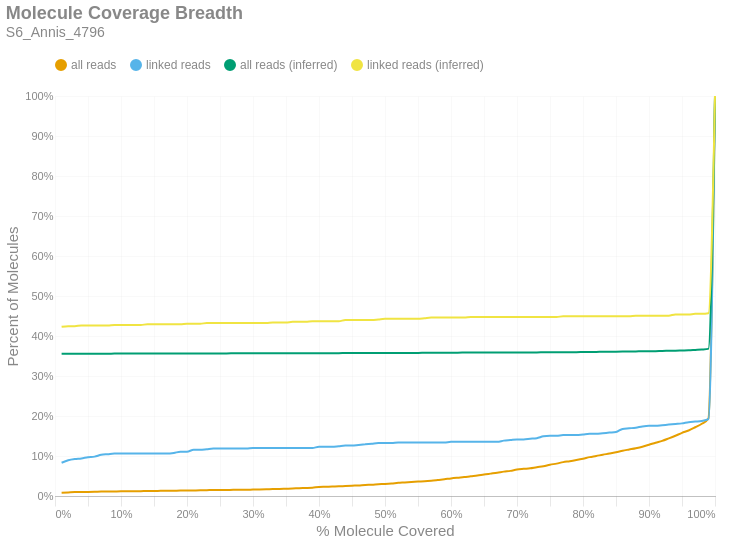

Source (notebook cell):
### Markdown cell above
### Molecule Read Coverage
This chart shows molecule coverage breadth as computed by the number of bases aligned to that molecule. In other words, "*how much of each unique long molecule is actually sequenced/aligned?*" Keep in mind there is a distinction between sequences and alignments, since some sequences belonging to a particular molecule may not align well and wouldn't appear in the alignment data. This chart also shows molecule coverage breadth as computed by the *inferred fragment* from which the aligned sequences originate. Unlike read coverage, this calculation takes into account the total insert size, including unsequenced gaps between the forward and reverse reads. Like the previous figures, these are cumulative percents.

### Code cell
if SKIPLR:
    print_html(f"Skipped")
else:
    binned_df = consolidated_hist(valids['coverage_bp'], mask, 0.01, True)
    binned_df_inf = consolidated_hist(valids['coverage_inserts'], mask, 0.01, True)
    binned_df = binned_df.with_columns(pl.lit(binned_df_inf['all reads (cumsum)']).alias('all reads (inferred)'))
    binned_df = binned_df.with_columns(pl.lit(binned_df_inf['linked reads (cumsum)']).alias('linked reads (inferred)'))
    binned_df = binned_df.with_columns(
        (pl.col('bin').cast(pl.Float64) + 0.01).alias('right_edge')
    )

    with SafeRender(binned_df):
        (
            density_plot(binned_df, 'Molecule Coverage Breadth', samplename, 'molcov', ['all reads (inferred)','linked reads (inferred)'])
            .encode(
                #x=alt.X('bin:Q', title="% Molecule Covered").axis(format = '%').scale(padding=0),
                x=alt.X('right_edge:Q', title="% Molecule Covered").axis(format='%').scale(padding=0),
                y=alt.Y('value:Q', title='Percent of Molecules')
                    .axis(format='%')
                    .stack(False)
                    .scale(domainMin=0, padding=0),
                color=alt.Color("key:N").scale(domain = ["all reads", "linked reads", "all reads (inferred)", "linked reads (inferred)"]),
                tooltip = [
                    alt.Tooltip("key:N", title = "Data Type"),
                    alt.Tooltip("range_label:N", title="% Molecule Covered"),
                    alt.Tooltip("value:Q", format = ".2%", title="% Molecules")
                ]
            )
        ).display()

### Figure 1 — Vega-Lite specification as saved in the notebook (floating-point values rounded to 4 significant figures)
{"width": "container", "height": 400, "config": {"title": {"anchor": "start", "dy": -15, "fontSize": 18, "color": "#888888", "subtitleColor": "#888888", "subtitleFontSize": 14}, "arc": {"fill": "#0072B2"}, "axis": {"domainColor": "#888888", "domainWidth": 0.5, "gridWidth": 0.2, "grid": false, "titleFontWeight": 400, "titleFontSize": 15, "labelFontSize": 11, "labelColor": "#888888", "tickColor": "#888888", "tickWidth": 0.2, "titleColor": "#888888"}, "axisBand": {"grid": false}, "axisX": {"grid": true, "tickSize": 10, "domainCap": "round"}, "axisY": {"domain": false, "grid": true, "tickSize": 0, "domainCap": "round"}, "background": "transparent", "header": {"labelFontSize": 15, "labelColor": "#888888", "titleFontSize": 15, "titleFontWeight": 600, "titleColor": "#888888"}, "legend": {"labelFont": "sans-serif", "labelFontSize": 12, "labelColor": "#888888", "symbolSize": 100, "symbolType": "circle", "titleFontSize": 12, "titlePadding": 10, "titleColor": "#888888", "title": null, "orient": "top"}, "range": {"category": ["#E69F00", "#56B4E9", "#009E73", "#F0E442", "#0072B2", "#D55E00", "#CC79A7", "#000000"], "diverging": ["#cfe8f3", "#a2d4ec", "#73bfe2", "#46abdb", "#1696d2", "#12719e"]}, "area": {"fill": "#0072B2", "fillOpacity": 0.7, "line": true, "strokeOpacity": 0.7}, "line": {"color": "#0072B2", "stroke": "#0072B2", "strokeWidth": 2}, "trail": {"color": "#0072B2", "stroke": "#0072B2", "strokeWidth": 0, "size": 1}, "point": {"filled": true, "fillOpacity": 1.0, "size": 95}, "text": {"color": "#888888", "fontSize": 11, "align": "right", "fontWeight": 400, "size": 11}, "bar": {"fill": "#0072B2", "stroke": null}, "view": {"stroke": null, "continuousWidth": 660, "continuousHeight": 400}}, "data": {"name": "data-e7c86b3cdbf562edaf1586b96749f6c4"}, "mark": {"type": "line", "interpolate": "monotone", "point": {"opacity": 0, "size": 275}}, "encoding": {"color": {"field": "key", "scale": {"domain": ["all reads", "linked reads", "all reads (inferred)", "linked reads (inferred)"]}, "type": "nominal"}, "tooltip": [{"field": "key", "title": "Data Type", "type": "nominal"}, {"field": "range_label", "title": "% Molecule Covered", "type": "nominal"}, {"field": "value", "format": ".2%", "title": "% Molecules", "type": "quantitative"}], "x": {"axis": {"format": "%"}, "field": "right_edge", "scale": {"padding": 0}, "title": "% Molecule Covered", "type": "quantitative"}, "y": {"axis": {"format": "%"}, "field": "value", "scale": {"domainMin": 0, "padding": 0}, "stack": false, "title": "Percent of Molecules", "type": "quantitative"}}, "params": [{"name": "param_c36ac31b6afebe62", "select": {"type": "point", "fields": ["key"]}, "bind": "legend"}], "title": {"text": "Molecule Coverage Breadth", "subtitle": "S6_Annis_4796"}, "transform": [{"fold": ["all reads (cumsum)", "linked reads (cumsum)", "all reads (inferred)", "linked reads (inferred)"]}, {"calculate": "replace(datum.key, ' (cumsum)', '')", "as": "key"}, {"filter": {"param": "param_c36ac31b6afebe62"}}], "usermeta": {"embedOptions": {"downloadFileName": "S6_Annis_4796.molcov"}}, "$schema": "https://vega.github.io/schema/vega-lite/v6.1.0.json", "datasets": {"data-e7c86b3cdbf562edaf1586b96749f6c4": [{"bin": "0.0", "interval": "0.0-0.01", "all reads": 0.008156, "linked reads": 0.08308, "all reads (cumsum)": 0.008156, "linked reads (cumsum)": 0.08308, "range_label": "0.0-0.01", "all reads (inferred)": 0.3555, "linked reads (inferred)": 0.4231, "right_edge": 0.01}, {"bin": "0.01", "interval": "0.01-0.02", "all reads": 0.0008066, "linked reads": 0.006154, "all reads (cumsum)": 0.008962, "linked reads (cumsum)": 0.08923, "range_label": "0.01-0.02", "all reads (inferred)": 0.3557, "linked reads (inferred)": 0.4246, "right_edge": 0.02}, {"bin": "0.02", "interval": "0.02-0.03", "all reads": 0.0008066, "linked reads": 0.003077, "all reads (cumsum)": 0.009769, "linked reads (cumsum)": 0.09231, "range_label": "0.02-0.03", "all reads (inferred)": 0.3557, "linked reads (inferred)": 0.4246, "right_edge": 0.03}, {"bin": "0.03", "interval": "0.03-0.04", "all reads": 0.0002689, "linked reads": 0.001538, "all reads (cumsum)": 0.01004, "linked reads (cumsum)": 0.09385, "range_label": "0.03-0.04", "all reads (inferred)": 0.3558, "linked reads (inferred)": 0.4262, "right_edge": 0.04}, {"bin": "0.04", "interval": "0.04-0.05", "all reads": 0.0002689, "linked reads": 0.003077, "all reads (cumsum)": 0.01031, "linked reads (cumsum)": 0.09692, "range_label": "0.04-0.05", "all reads (inferred)": 0.3559, "linked reads (inferred)": 0.4262, "right_edge": 0.05}, {"bin": "0.05", "interval": "0.05-0.06", "all reads": 0.0003585, "linked reads": 0.001538, "all reads (cumsum)": 0.01066, "linked reads (cumsum)": 0.09846, "range_label": "0.05-0.06", "all reads (inferred)": 0.3559, "linked reads (inferred)": 0.4262, "right_edge": 0.06}, {"bin": "0.06", "interval": "0.06-0.07", "all reads": 0.0004481, "linked reads": 0.004615, "all reads (cumsum)": 0.01111, "linked reads (cumsum)": 0.1031, "range_label": "0.06-0.07", "all reads (inferred)": 0.3559, "linked reads (inferred)": 0.4262, "right_edge": 0.07}, {"bin": "0.07", "interval": "0.07-0.08", "all reads": 0.0001792, "linked reads": 0.001538, "all reads (cumsum)": 0.01129, "linked reads (cumsum)": 0.1046, "range_label": "0.07-0.08", "all reads (inferred)": 0.3559, "linked reads (inferred)": 0.4262, "right_edge": 0.08}, {"bin": "0.08", "interval": "0.08-0.09", "all reads": 0.0001792, "linked reads": 0.001538, "all reads (cumsum)": 0.01147, "linked reads (cumsum)": 0.1062, "range_label": "0.08-0.09", "all reads (inferred)": 0.356, "linked reads (inferred)": 0.4277, "right_edge": 0.09}, {"bin": "0.09", "interval": "0.09-0.1", "all reads": 0.0001792, "linked reads": 0.0, "all reads (cumsum)": 0.01165, "linked reads (cumsum)": 0.1062, "range_label": "0.09-0.1", "all reads (inferred)": 0.356, "linked reads (inferred)": 0.4277, "right_edge": 0.1}, {"bin": "0.1", "interval": "0.1-0.11", "all reads": 8.962e-05, "linked reads": 0.0, "all reads (cumsum)": 0.01174, "linked reads (cumsum)": 0.1062, "range_label": "0.1-0.11", "all reads (inferred)": 0.3561, "linked reads (inferred)": 0.4277, "right_edge": 0.11}, {"bin": "0.11", "interval": "0.11-0.12", "all reads": 0.0002689, "linked reads": 0.0, "all reads (cumsum)": 0.01201, "linked reads (cumsum)": 0.1062, "range_label": "0.11-0.12", "all reads (inferred)": 0.3561, "linked reads (inferred)": 0.4277, "right_edge": 0.12}, {"bin": "0.12", "interval": "0.12-0.13", "all reads": 8.962e-05, "linked reads": 0.0, "all reads (cumsum)": 0.0121, "linked reads (cumsum)": 0.1062, "range_label": "0.12-0.13", "all reads (inferred)": 0.3561, "linked reads (inferred)": 0.4277, "right_edge": 0.13}, {"bin": "0.13", "interval": "0.13-0.14", "all reads": 0.0003585, "linked reads": 0.0, "all reads (cumsum)": 0.01246, "linked reads (cumsum)": 0.1062, "range_label": "0.13-0.14", "all reads (inferred)": 0.3562, "linked reads (inferred)": 0.4292, "right_edge": 0.14}, {"bin": "0.14", "interval": "0.14-0.15", "all reads": 0.0, "linked reads": 0.0, "all reads (cumsum)": 0.01246, "linked reads (cumsum)": 0.1062, "range_label": "0.14-0.15", "all reads (inferred)": 0.3562, "linked reads (inferred)": 0.4292, "right_edge": 0.15}, {"bin": "0.15", "interval": "0.15-0.16", "all reads": 0.0003585, "linked reads": 0.0, "all reads (cumsum)": 0.01282, "linked reads (cumsum)": 0.1062, "range_label": "0.15-0.16", "all reads (inferred)": 0.3562, "linked reads (inferred)": 0.4292, "right_edge": 0.16}, {"bin": "0.16", "interval": "0.16-0.17", "all reads": 8.962e-05, "linked reads": 0.0, "all reads (cumsum)": 0.01291, "linked reads (cumsum)": 0.1062, "range_label": "0.16-0.17", "all reads (inferred)": 0.3562, "linked reads (inferred)": 0.4292, "right_edge": 0.17}, {"bin": "0.17", "interval": "0.17-0.18", "all reads": 0.0001792, "linked reads": 0.001538, "all reads (cumsum)": 0.01308, "linked reads (cumsum)": 0.1077, "range_label": "0.17-0.18", "all reads (inferred)": 0.3562, "linked reads (inferred)": 0.4292, "right_edge": 0.18}, {"bin": "0.18", "interval": "0.18-0.19", "all reads": 0.0004481, "linked reads": 0.003077, "all reads (cumsum)": 0.01353, "linked reads (cumsum)": 0.1108, "range_label": "0.18-0.19", "all reads (inferred)": 0.3562, "linked reads (inferred)": 0.4292, "right_edge": 0.19}, {"bin": "0.19", "interval": "0.19-0.2", "all reads": 0.0, "linked reads": 0.0, "all reads (cumsum)": 0.01353, "linked reads (cumsum)": 0.1108, "range_label": "0.19-0.2", "all reads (inferred)": 0.3563, "linked reads (inferred)": 0.4308, "right_edge": 0.2}, {"bin": "0.2", "interval": "0.2-0.21", "all reads": 0.0003585, "linked reads": 0.004615, "all reads (cumsum)": 0.01389, "linked reads (cumsum)": 0.1154, "range_label": "0.2-0.21", "all reads (inferred)": 0.3563, "linked reads (inferred)": 0.4308, "right_edge": 0.21}, {"bin": "0.21", "interval": "0.21-0.22", "all reads": 0.0003585, "linked reads": 0.0, "all reads (cumsum)": 0.01425, "linked reads (cumsum)": 0.1154, "range_label": "0.21-0.22", "all reads (inferred)": 0.3563, "linked reads (inferred)": 0.4308, "right_edge": 0.22}, {"bin": "0.22", "interval": "0.22-0.23", "all reads": 0.0002689, "linked reads": 0.001538, "all reads (cumsum)": 0.01452, "linked reads (cumsum)": 0.1169, "range_label": "0.22-0.23", "all reads (inferred)": 0.3565, "linked reads (inferred)": 0.4323, "right_edge": 0.23}, {"bin": "0.23", "interval": "0.23-0.24", "all reads": 0.0004481, "linked reads": 0.001538, "all reads (cumsum)": 0.01497, "linked reads (cumsum)": 0.1185, "range_label": "0.23-0.24", "all reads (inferred)": 0.3565, "linked reads (inferred)": 0.4323, "right_edge": 0.24}, {"bin": "0.24", "interval": "0.24-0.25", "all reads": 0.0, "linked reads": 0.0, "all reads (cumsum)": 0.01497, "linked reads (cumsum)": 0.1185, "range_label": "0.24-0.25", "all reads (inferred)": 0.3565, "linked reads (inferred)": 0.4323, "right_edge": 0.25}, {"bin": "0.25", "interval": "0.25-0.26", "all reads": 8.962e-05, "linked reads": 0.0, "all reads (cumsum)": 0.01506, "linked reads (cumsum)": 0.1185, "range_label": "0.25-0.26", "all reads (inferred)": 0.3565, "linked reads (inferred)": 0.4323, "right_edge": 0.26}, {"bin": "0.26", "interval": "0.26-0.27", "all reads": 0.0002689, "linked reads": 0.0, "all reads (cumsum)": 0.01533, "linked reads (cumsum)": 0.1185, "range_label": "0.26-0.27", "all reads (inferred)": 0.3566, "linked reads (inferred)": 0.4323, "right_edge": 0.27}, {"bin": "0.27", "interval": "0.27-0.28", "all reads": 8.962e-05, "linked reads": 0.0, "all reads (cumsum)": 0.01541, "linked reads (cumsum)": 0.1185, "range_label": "0.27-0.28", "all reads (inferred)": 0.3567, "linked reads (inferred)": 0.4323, "right_edge": 0.28}, {"bin": "0.28", "interval": "0.28-0.29", "all reads": 0.0, "linked reads": 0.0, "all reads (cumsum)": 0.01541, "linked reads (cumsum)": 0.1185, "range_label": "0.28-0.29", "all reads (inferred)": 0.3567, "linked reads (inferred)": 0.4323, "right_edge": 0.29}, {"bin": "0.29", "interval": "0.29-0.3", "all reads": 0.0005377, "linked reads": 0.001538, "all reads (cumsum)": 0.01595, "linked reads (cumsum)": 0.12, "range_label": "0.29-0.3", "all reads (inferred)": 0.3567, "linked reads (inferred)": 0.4323, "right_edge": 0.3}, {"bin": "0.3", "interval": "0.3-0.31", "all reads": 0.0001792, "linked reads": 0.0, "all reads (cumsum)": 0.01613, "linked reads (cumsum)": 0.12, "range_label": "0.3-0.31", "all reads (inferred)": 0.3567, "linked reads (inferred)": 0.4323, "right_edge": 0.31}, {"bin": "0.31", "interval": "0.31-0.32", "all reads": 0.0004481, "linked reads": 0.0, "all reads (cumsum)": 0.01658, "linked reads (cumsum)": 0.12, "range_label": "0.31-0.32", "all reads (inferred)": 0.3567, "linked reads (inferred)": 0.4323, "right_edge": 0.32}, {"bin": "0.32", "interval": "0.32-0.33", "all reads": 0.000717, "linked reads": 0.0, "all reads (cumsum)": 0.0173, "linked reads (cumsum)": 0.12, "range_label": "0.32-0.33", "all reads (inferred)": 0.3568, "linked reads (inferred)": 0.4338, "right_edge": 0.33}, {"bin": "0.33", "interval": "0.33-0.34", "all reads": 0.0003585, "linked reads": 0.0, "all reads (cumsum)": 0.01766, "linked reads (cumsum)": 0.12, "range_label": "0.33-0.34", "all reads (inferred)": 0.3568, "linked reads (inferred)": 0.4338, "right_edge": 0.34}, {"bin": "0.34", "interval": "0.34-0.35", "all reads": 0.0005377, "linked reads": 0.0, "all reads (cumsum)": 0.01819, "linked reads (cumsum)": 0.12, "range_label": "0.34-0.35", "all reads (inferred)": 0.3568, "linked reads (inferred)": 0.4338, "right_edge": 0.35}, {"bin": "0.35", "interval": "0.35-0.36", "all reads": 0.0005377, "linked reads": 0.0, "all reads (cumsum)": 0.01873, "linked reads (cumsum)": 0.12, "range_label": "0.35-0.36", "all reads (inferred)": 0.3569, "linked reads (inferred)": 0.4354, "right_edge": 0.36}, {"bin": "0.36", "interval": "0.36-0.37", "all reads": 0.0008962, "linked reads": 0.0, "all reads (cumsum)": 0.01963, "linked reads (cumsum)": 0.12, "range_label": "0.36-0.37", "all reads (inferred)": 0.3569, "linked reads (inferred)": 0.4354, "right_edge": 0.37}, {"bin": "0.37", "interval": "0.37-0.38", "all reads": 0.0005377, "linked reads": 0.0, "all reads (cumsum)": 0.02016, "linked reads (cumsum)": 0.12, "range_label": "0.37-0.38", "all reads (inferred)": 0.3569, "linked reads (inferred)": 0.4354, "right_edge": 0.38}, {"bin": "0.38", "interval": "0.38-0.39", "all reads": 0.000717, "linked reads": 0.0, "all reads (cumsum)": 0.02088, "linked reads (cumsum)": 0.12, "range_label": "0.38-0.39", "all reads (inferred)": 0.3571, "linked reads (inferred)": 0.4369, "right_edge": 0.39}, {"bin": "0.39", "interval": "0.39-0.4", "all reads": 0.001613, "linked reads": 0.003077, "all reads (cumsum)": 0.0225, "linked reads (cumsum)": 0.1231, "range_label": "0.39-0.4", "all reads (inferred)": 0.3571, "linked reads (inferred)": 0.4369, "right_edge": 0.4}, {"bin": "0.4", "interval": "0.4-0.41", "all reads": 0.0005377, "linked reads": 0.0, "all reads (cumsum)": 0.02303, "linked reads (cumsum)": 0.1231, "range_label": "0.4-0.41", "all reads (inferred)": 0.3571, "linked reads (inferred)": 0.4369, "right_edge": 0.41}, {"bin": "0.41", "interval": "0.41-0.42", "all reads": 0.0006274, "linked reads": 0.0, "all reads (cumsum)": 0.02366, "linked reads (cumsum)": 0.1231, "range_label": "0.41-0.42", "all reads (inferred)": 0.3571, "linked reads (inferred)": 0.4369, "right_edge": 0.42}, {"bin": "0.42", "interval": "0.42-0.43", "all reads": 0.0004481, "linked reads": 0.001538, "all reads (cumsum)": 0.02411, "linked reads (cumsum)": 0.1246, "range_label": "0.42-0.43", "all reads (inferred)": 0.3571, "linked reads (inferred)": 0.4369, "right_edge": 0.43}, {"bin": "0.43", "interval": "0.43-0.44", "all reads": 0.0009858, "linked reads": 0.001538, "all reads (cumsum)": 0.02509, "linked reads (cumsum)": 0.1262, "range_label": "0.43-0.44", "all reads (inferred)": 0.3574, "linked reads (inferred)": 0.44, "right_edge": 0.44}, {"bin": "0.44", "interval": "0.44-0.45", "all reads": 0.0008066, "linked reads": 0.0, "all reads (cumsum)": 0.0259, "linked reads (cumsum)": 0.1262, "range_label": "0.44-0.45", "all reads (inferred)": 0.3575, "linked reads (inferred)": 0.44, "right_edge": 0.45}, {"bin": "0.45", "interval": "0.45-0.46", "all reads": 0.0006274, "linked reads": 0.001538, "all reads (cumsum)": 0.02653, "linked reads (cumsum)": 0.1277, "range_label": "0.45-0.46", "all reads (inferred)": 0.3575, "linked reads (inferred)": 0.44, "right_edge": 0.46}, {"bin": "0.46", "interval": "0.46-0.47", "all reads": 0.001255, "linked reads": 0.001538, "all reads (cumsum)": 0.02778, "linked reads (cumsum)": 0.1292, "range_label": "0.46-0.47", "all reads (inferred)": 0.3575, "linked reads (inferred)": 0.44, "right_edge": 0.47}, {"bin": "0.47", "interval": "0.47-0.48", "all reads": 0.0005377, "linked reads": 0.001538, "all reads (cumsum)": 0.02832, "linked reads (cumsum)": 0.1308, "range_label": "0.47-0.48", "all reads (inferred)": 0.3575, "linked reads (inferred)": 0.44, "right_edge": 0.48}, {"bin": "0.48", "interval": "0.48-0.49", "all reads": 0.001075, "linked reads": 0.001538, "all reads (cumsum)": 0.0294, "linked reads (cumsum)": 0.1323, "range_label": "0.48-0.49", "all reads (inferred)": 0.3576, "linked reads (inferred)": 0.4415, "right_edge": 0.49}, {"bin": "0.49", "interval": "0.49-0.5", "all reads": 0.0006274, "linked reads": 0.0, "all reads (cumsum)": 0.03002, "linked reads (cumsum)": 0.1323, "range_label": "0.49-0.5", "all reads (inferred)": 0.3577, "linked reads (inferred)": 0.4431, "right_edge": 0.5}, {"bin": "0.5", "interval": "0.5-0.51", "all reads": 0.001165, "linked reads": 0.0, "all reads (cumsum)": 0.03119, "linked reads (cumsum)": 0.1323, "range_label": "0.5-0.51", "all reads (inferred)": 0.3578, "linked reads (inferred)": 0.4431, "right_edge": 0.51}, {"bin": "0.51", "interval": "0.51-0.52", "all reads": 0.001792, "linked reads": 0.001538, "all reads (cumsum)": 0.03298, "linked reads (cumsum)": 0.1338, "range_label": "0.51-0.52", "all reads (inferred)": 0.3578, "linked reads (inferred)": 0.4431, "right_edge": 0.52}, {"bin": "0.52", "interval": "0.52-0.53", "all reads": 0.0009858, "linked reads": 0.0, "all reads (cumsum)": 0.03397, "linked reads (cumsum)": 0.1338, "range_label": "0.52-0.53", "all reads (inferred)": 0.3578, "linked reads (inferred)": 0.4431, "right_edge": 0.53}, {"bin": "0.53", "interval": "0.53-0.54", "all reads": 0.001165, "linked reads": 0.0, "all reads (cumsum)": 0.03513, "linked reads (cumsum)": 0.1338, "range_label": "0.53-0.54", "all reads (inferred)": 0.3578, "linked reads (inferred)": 0.4431, "right_edge": 0.54}, {"bin": "0.54", "interval": "0.54-0.55", "all reads": 0.0009858, "linked reads": 0.0, "all reads (cumsum)": 0.03612, "linked reads (cumsum)": 0.1338, "range_label": "0.54-0.55", "all reads (inferred)": 0.3578, "linked reads (inferred)": 0.4431, "right_edge": 0.55}, {"bin": "0.55", "interval": "0.55-0.56", "all reads": 0.000717, "linked reads": 0.0, "all reads (cumsum)": 0.03683, "linked reads (cumsum)": 0.1338, "range_label": "0.55-0.56", "all reads (inferred)": 0.358, "linked reads (inferred)": 0.4446, "right_edge": 0.56}, {"bin": "0.56", "interval": "0.56-0.57", "all reads": 0.001344, "linked reads": 0.0, "all reads (cumsum)": 0.03818, "linked reads (cumsum)": 0.1338, "range_label": "0.56-0.57", "all reads (inferred)": 0.3582, "linked reads (inferred)": 0.4462, "right_edge": 0.57}, {"bin": "0.57", "interval": "0.57-0.58", "all reads": 0.001792, "linked reads": 0.0, "all reads (cumsum)": 0.03997, "linked reads (cumsum)": 0.1338, "range_label": "0.57-0.58", "all reads (inferred)": 0.3583, "linked reads (inferred)": 0.4462, "right_edge": 0.58}, {"bin": "0.58", "interval": "0.58-0.59", "all reads": 0.001882, "linked reads": 0.0, "all reads (cumsum)": 0.04185, "linked reads (cumsum)": 0.1338, "range_label": "0.58-0.59", "all reads (inferred)": 0.3583, "linked reads (inferred)": 0.4462, "right_edge": 0.59}, {"bin": "0.59", "interval": "0.59-0.6", "all reads": 0.002151, "linked reads": 0.001538, "all reads (cumsum)": 0.044, "linked reads (cumsum)": 0.1354, "range_label": "0.59-0.6", "all reads (inferred)": 0.3584, "linked reads (inferred)": 0.4462, "right_edge": 0.6}, {"bin": "0.6", "interval": "0.6-0.61", "all reads": 0.001703, "linked reads": 0.0, "all reads (cumsum)": 0.04571, "linked reads (cumsum)": 0.1354, "range_label": "0.6-0.61", "all reads (inferred)": 0.3584, "linked reads (inferred)": 0.4462, "right_edge": 0.61}, {"bin": "0.61", "interval": "0.61-0.62", "all reads": 0.001524, "linked reads": 0.0, "all reads (cumsum)": 0.04723, "linked reads (cumsum)": 0.1354, "range_label": "0.61-0.62", "all reads (inferred)": 0.3585, "linked reads (inferred)": 0.4462, "right_edge": 0.62}, {"bin": "0.62", "interval": "0.62-0.63", "all reads": 0.002061, "linked reads": 0.0, "all reads (cumsum)": 0.04929, "linked reads (cumsum)": 0.1354, "range_label": "0.62-0.63", "all reads (inferred)": 0.3586, "linked reads (inferred)": 0.4477, "right_edge": 0.63}, {"bin": "0.63", "interval": "0.63-0.64", "all reads": 0.001792, "linked reads": 0.0, "all reads (cumsum)": 0.05108, "linked reads (cumsum)": 0.1354, "range_label": "0.63-0.64", "all reads (inferred)": 0.3588, "linked reads (inferred)": 0.4477, "right_edge": 0.64}, {"bin": "0.64", "interval": "0.64-0.65", "all reads": 0.002689, "linked reads": 0.0, "all reads (cumsum)": 0.05377, "linked reads (cumsum)": 0.1354, "range_label": "0.64-0.65", "all reads (inferred)": 0.3588, "linked reads (inferred)": 0.4477, "right_edge": 0.65}, {"bin": "0.65", "interval": "0.65-0.66", "all reads": 0.002151, "linked reads": 0.0, "all reads (cumsum)": 0.05592, "linked reads (cumsum)": 0.1354, "range_label": "0.65-0.66", "all reads (inferred)": 0.3589, "linked reads (inferred)": 0.4477, "right_edge": 0.66}, {"bin": "0.66", "interval": "0.66-0.67", "all reads": 0.002151, "linked reads": 0.0, "all reads (cumsum)": 0.05807, "linked reads (cumsum)": 0.1354, "range_label": "0.66-0.67", "all reads (inferred)": 0.359, "linked reads (inferred)": 0.4477, "right_edge": 0.67}, {"bin": "0.67", "interval": "0.67-0.68", "all reads": 0.002868, "linked reads": 0.003077, "all reads (cumsum)": 0.06094, "linked reads (cumsum)": 0.1385, "range_label": "0.67-0.68", "all reads (inferred)": 0.359, "linked reads (inferred)": 0.4477, "right_edge": 0.68}, {"bin": "0.68", "interval": "0.68-0.69", "all reads": 0.001882, "linked reads": 0.001538, "all reads (cumsum)": 0.06282, "linked reads (cumsum)": 0.14, "range_label": "0.68-0.69", "all reads (inferred)": 0.359, "linked reads (inferred)": 0.4477, "right_edge": 0.69}, {"bin": "0.69", "interval": "0.69-0.7", "all reads": 0.003226, "linked reads": 0.001538, "all reads (cumsum)": 0.06605, "linked reads (cumsum)": 0.1415, "range_label": "0.69-0.7", "all reads (inferred)": 0.359, "linked reads (inferred)": 0.4477, "right_edge": 0.7}, {"bin": "0.7", "interval": "0.7-0.71", "all reads": 0.001792, "linked reads": 0.0, "all reads (cumsum)": 0.06784, "linked reads (cumsum)": 0.1415, "range_label": "0.7-0.71", "all reads (inferred)": 0.359, "linked reads (inferred)": 0.4477, "right_edge": 0.71}, {"bin": "0.71", "interval": "0.71-0.72", "all reads": 0.001524, "linked reads": 0.001538, "all reads (cumsum)": 0.06937, "linked reads (cumsum)": 0.1431, "range_label": "0.71-0.72", "all reads (inferred)": 0.359, "linked reads (inferred)": 0.4477, "right_edge": 0.72}, {"bin": "0.72", "interval": "0.72-0.73", "all reads": 0.002778, "linked reads": 0.001538, "all reads (cumsum)": 0.07215, "linked reads (cumsum)": 0.1446, "range_label": "0.72-0.73", "all reads (inferred)": 0.359, "linked reads (inferred)": 0.4477, "right_edge": 0.73}, {"bin": "0.73", "interval": "0.73-0.74", "all reads": 0.002151, "linked reads": 0.004615, "all reads (cumsum)": 0.0743, "linked reads (cumsum)": 0.1492, "range_label": "0.73-0.74", "all reads (inferred)": 0.3591, "linked reads (inferred)": 0.4477, "right_edge": 0.74}, {"bin": "0.74", "interval": "0.74-0.75", "all reads": 0.004033, "linked reads": 0.001538, "all reads (cumsum)": 0.07833, "linked reads (cumsum)": 0.1508, "range_label": "0.74-0.75", "all reads (inferred)": 0.3592, "linked reads (inferred)": 0.4477, "right_edge": 0.75}, {"bin": "0.75", "interval": "0.75-0.76", "all reads": 0.002599, "linked reads": 0.0, "all reads (cumsum)": 0.08093, "linked reads (cumsum)": 0.1508, "range_label": "0.75-0.76", "all reads (inferred)": 0.3593, "linked reads (inferred)": 0.4477, "right_edge": 0.76}, {"bin": "0.76", "interval": "0.76-0.77", "all reads": 0.003764, "linked reads": 0.001538, "all reads (cumsum)": 0.08469, "linked reads (cumsum)": 0.1523, "range_label": "0.76-0.77", "all reads (inferred)": 0.3594, "linked reads (inferred)": 0.4492, "right_edge": 0.77}, {"bin": "0.77", "interval": "0.77-0.78", "all reads": 0.002241, "linked reads": 0.0, "all reads (cumsum)": 0.08693, "linked reads (cumsum)": 0.1523, "range_label": "0.77-0.78", "all reads (inferred)": 0.3596, "linked reads (inferred)": 0.4492, "right_edge": 0.78}, {"bin": "0.78", "interval": "0.78-0.79", "all reads": 0.002868, "linked reads": 0.0, "all reads (cumsum)": 0.0898, "linked reads (cumsum)": 0.1523, "range_label": "0.78-0.79", "all reads (inferred)": 0.3596, "linked reads (inferred)": 0.4492, "right_edge": 0.79}, {"bin": "0.79", "interval": "0.79-0.8", "all reads": 0.003316, "linked reads": 0.001538, "all reads (cumsum)": 0.09312, "linked reads (cumsum)": 0.1538, "range_label": "0.79-0.8", "all reads (inferred)": 0.3598, "linked reads (inferred)": 0.4492, "right_edge": 0.8}, {"bin": "0.8", "interval": "0.8-0.81", "all reads": 0.004033, "linked reads": 0.001538, "all reads (cumsum)": 0.09715, "linked reads (cumsum)": 0.1554, "range_label": "0.8-0.81", "all reads (inferred)": 0.36, "linked reads (inferred)": 0.4492, "right_edge": 0.81}, {"bin": "0.81", "interval": "0.81-0.82", "all reads": 0.002868, "linked reads": 0.0, "all reads (cumsum)": 0.1, "linked reads (cumsum)": 0.1554, "range_label": "0.81-0.82", "all reads (inferred)": 0.3602, "linked reads (inferred)": 0.4492, "right_edge": 0.82}, {"bin": "0.82", "interval": "0.82-0.83", "all reads": 0.003226, "linked reads": 0.001538, "all reads (cumsum)": 0.1032, "linked reads (cumsum)": 0.1569, "range_label": "0.82-0.83", "all reads (inferred)": 0.3605, "linked reads (inferred)": 0.4492, "right_edge": 0.83}, {"bin": "0.83", "interval": "0.83-0.84", "all reads": 0.002778, "linked reads": 0.001538, "all reads (cumsum)": 0.106, "linked reads (cumsum)": 0.1585, "range_label": "0.83-0.84", "all reads (inferred)": 0.3607, "linked reads (inferred)": 0.4492, "right_edge": 0.84}, {"bin": "0.84", "interval": "0.84-0.85", "all reads": 0.003137, "linked reads": 0.001538, "all reads (cumsum)": 0.1092, "linked reads (cumsum)": 0.16, "range_label": "0.84-0.85", "all reads (inferred)": 0.3609, "linked reads (inferred)": 0.4492, "right_edge": 0.85}, {"bin": "0.85", "interval": "0.85-0.86", "all reads": 0.003943, "linked reads": 0.007692, "all reads (cumsum)": 0.1131, "linked reads (cumsum)": 0.1677, "range_label": "0.85-0.86", "all reads (inferred)": 0.3611, "linked reads (inferred)": 0.4492, "right_edge": 0.86}, {"bin": "0.86", "interval": "0.86-0.87", "all reads": 0.003226, "linked reads": 0.001538, "all reads (cumsum)": 0.1163, "linked reads (cumsum)": 0.1692, "range_label": "0.86-0.87", "all reads (inferred)": 0.3613, "linked reads (inferred)": 0.4492, "right_edge": 0.87}, {"bin": "0.87", "interval": "0.87-0.88", "all reads": 0.003226, "linked reads": 0.001538, "all reads (cumsum)": 0.1196, "linked reads (cumsum)": 0.1708, "range_label": "0.87-0.88", "all reads (inferred)": 0.3615, "linked reads (inferred)": 0.4508, "right_edge": 0.88}, {"bin": "0.88", "interval": "0.88-0.89", "all reads": 0.003764, "linked reads": 0.003077, "all reads (cumsum)": 0.1233, "linked reads (cumsum)": 0.1738, "range_label": "0.88-0.89", "all reads (inferred)": 0.3617, "linked reads (inferred)": 0.4508, "right_edge": 0.89}, {"bin": "0.89", "interval": "0.89-0.9", "all reads": 0.00475, "linked reads": 0.001538, "all reads (cumsum)": 0.1281, "linked reads (cumsum)": 0.1754, "range_label": "0.89-0.9", "all reads (inferred)": 0.3621, "linked reads (inferred)": 0.4508, "right_edge": 0.9}, {"bin": "0.9", "interval": "0.9-0.91", "all reads": 0.005108, "linked reads": 0.0, "all reads (cumsum)": 0.1332, "linked reads (cumsum)": 0.1754, "range_label": "0.9-0.91", "all reads (inferred)": 0.3622, "linked reads (inferred)": 0.4508, "right_edge": 0.91}, {"bin": "0.91", "interval": "0.91-0.92", "all reads": 0.004571, "linked reads": 0.001538, "all reads (cumsum)": 0.1377, "linked reads (cumsum)": 0.1769, "range_label": "0.91-0.92", "all reads (inferred)": 0.3628, "linked reads (inferred)": 0.4508, "right_edge": 0.92}, {"bin": "0.92", "interval": "0.92-0.93", "all reads": 0.006274, "linked reads": 0.001538, "all reads (cumsum)": 0.144, "linked reads (cumsum)": 0.1785, "range_label": "0.92-0.93", "all reads (inferred)": 0.363, "linked reads (inferred)": 0.4508, "right_edge": 0.93}, {"bin": "0.93", "interval": "0.93-0.94", "all reads": 0.006632, "linked reads": 0.001538, "all reads (cumsum)": 0.1507, "linked reads (cumsum)": 0.18, "range_label": "0.93-0.94", "all reads (inferred)": 0.3632, "linked reads (inferred)": 0.4538, "right_edge": 0.94}, {"bin": "0.94", "interval": "0.94-0.95", "all reads": 0.00717, "linked reads": 0.001538, "all reads (cumsum)": 0.1578, "linked reads (cumsum)": 0.1815, "range_label": "0.94-0.95", "all reads (inferred)": 0.3638, "linked reads (inferred)": 0.4538, "right_edge": 0.95}, {"bin": "0.95", "interval": "0.95-0.96", "all reads": 0.006005, "linked reads": 0.003077, "all reads (cumsum)": 0.1638, "linked reads (cumsum)": 0.1846, "range_label": "0.95-0.96", "all reads (inferred)": 0.3643, "linked reads (inferred)": 0.4538, "right_edge": 0.96}, {"bin": "0.96", "interval": "0.96-0.97", "all reads": 0.008066, "linked reads": 0.001538, "all reads (cumsum)": 0.1719, "linked reads (cumsum)": 0.1862, "range_label": "0.96-0.97", "all reads (inferred)": 0.3652, "linked reads (inferred)": 0.4554, "right_edge": 0.97}, {"bin": "0.97", "interval": "0.97-0.98", "all reads": 0.008693, "linked reads": 0.001538, "all reads (cumsum)": 0.1806, "linked reads (cumsum)": 0.1877, "range_label": "0.97-0.98", "all reads (inferred)": 0.3661, "linked reads (inferred)": 0.4554, "right_edge": 0.98}, {"bin": "0.98", "interval": "0.98-0.99", "all reads": 0.01317, "linked reads": 0.004615, "all reads (cumsum)": 0.1938, "linked reads (cumsum)": 0.1923, "range_label": "0.98-0.99", "all reads (inferred)": 0.3678, "linked reads (inferred)": 0.4569, "right_edge": 0.99}, {"bin": "0.99", "interval": "0.99-1.0", "all reads": 0.8062, "linked reads": 0.8077, "all reads (cumsum)": 1.0, "linked reads (cumsum)": 1.0, "range_label": "0.99-1.0", "all reads (inferred)": 1.0, "linked reads (inferred)": 1.0, "right_edge": 1.0}]}}
